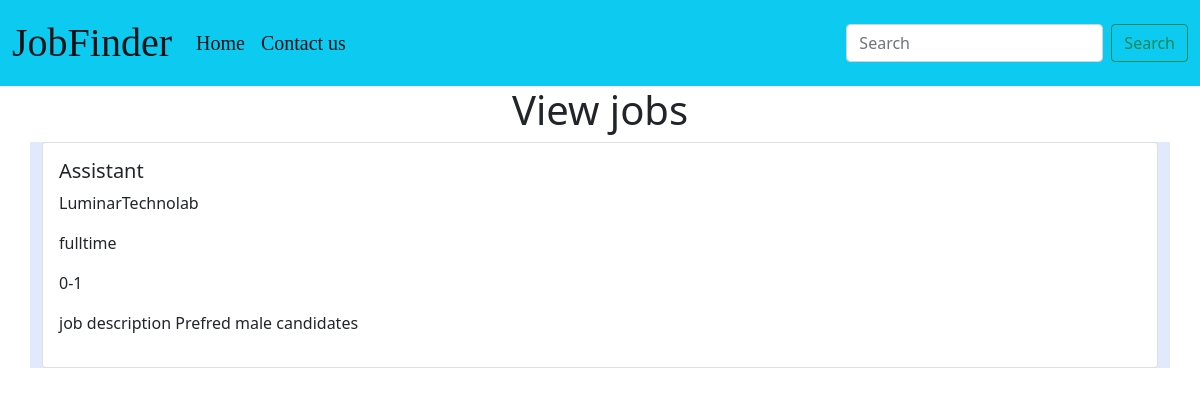
/jobshow1/5, run on the app's committed database.
### jobapp/models.py (models this page shows)
class postjob(models.Model):
    catchoice=[('remote','remote'),
               ('hybrid','hybrid')]
    jobtype=[('fulltime','fulltime'),
             ('parttime','parttime')]
    exp=[('0-1','0-1'),('2-3','2-3'),('4-5','4-5'),('6-7','6-7'),('8-9','8-9'),('10-11','10-11')]
    jname=models.CharField(max_length=50)
    cname=models.CharField(max_length=50)
    extype=models.CharField(max_length=100,choices=exp)
    wptype=models.CharField(max_length=100,choices=catchoice)
    wtype=models.CharField(max_length=100,choices=jobtype)
    jobname=models.CharField(max_length=250)

### jobapp/views.py (the view)
# urls.py: path('jobshow1/<int:id>',views.jobshow1),
def jobshow1(request,id):
    postjob2=postjob.objects.get(id=id)
    return render(request, 'jobshow1.html', {'postjob2':postjob2})

### jobapp/templates/jobshow1.html (shortened to what this page needs)
<!DOCTYPE html>
<html lang="en">
<head>
    <link href="https://cdn.jsdelivr.net/npm/bootstrap@5.0.2/dist/css/bootstrap.min.css" rel="stylesheet">
</head>
<body>
<nav class="navbar navbar-expand-lg navbar-light bg-info">
  <div class="container-fluid">
    <a class="navbar-brand" href="#" style="font-size:40px;font-family:Times New Roman;">JobFinder</a>
    <div class="collapse navbar-collapse" id="navbarSupportedContent">
      <ul class="navbar-nav me-auto mb-2 mb-lg-0">
        <li class="nav-item">
          <a class="nav-link active" aria-current="page" href="http://127.0.0.1:8000/"style="font-size:20px;font-family:Times New Roman;">Home</a>
        </li>
        <li class="nav-item">
          <a class="nav-link active" href="#" style="font-size:20px;font-family:Times New Roman;">Contact us</a>
      </ul>
      <form class="d-flex">
        <input class="form-control me-2" type="search" placeholder="Search" aria-label="Search">
        <button class="btn btn-outline-success" type="submit">Search</button>
      </form>
    </div>
  </div>
</nav>
<center>
<h1>View jobs</h1>
    </center>
<form method="post">{% csrf_token %}
<div class="container">
<div class="card">
  <div class="card-body">
    <h5 class="card-title">{{postjob2.jname}}</h5>
      <p>{{postjob2.cname}}</p>
      <p>{{postjob2.wtype}}</p>
      <p>{{postjob2.extype}}</p>
      <p>job description {{postjob2.jobname}}</p>
  </div>
</div>
</div>
</form>
</body>
</html>

### jobapp/templates/jobshow1.html (style rules this page uses)
body { background-color:#E0EAFC; font-family: 'Poppins', sans-serif; }
.container { width:100%; height:100%; background:#E0EAFC; }

### data on the page
postjob: jname "Assistant", cname "LuminarTechnolab", wtype "fulltime", extype "0-1", jobname "Prefred male candidates"
